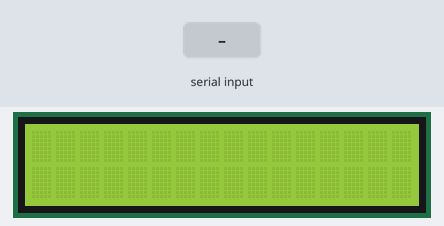
Simulated run of this sketch. Board: ESP32. Parts: 16×2 character LCD. The inputs (shaded band) are chosen by the test bench. Nothing arrives over Bluetooth unless stated.

Above: at 1.2 s.
1.3 s: "1\n" received over the second serial link
At 1.9 s:
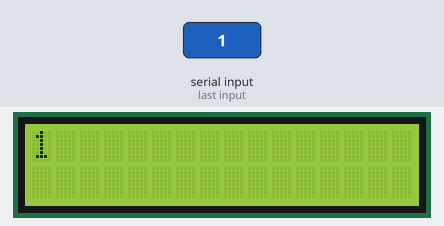
2.8 s: "0\n" received over the second serial link
At 4.2 s:
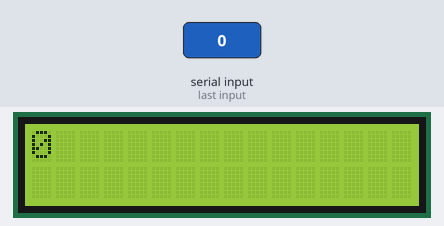
Timing chart, 0 to 5.8 s (numbered marks = the images above; inputs shaded):
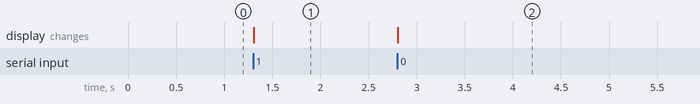

The sketch:

LCD_AI.ino
```cpp
#include <Wire.h>
#include <LiquidCrystal_I2C.h>
#include "BluetoothSerial.h"

#if !defined(CONFIG_BT_ENABLED) || !defined(CONFIG_BLUEDROID_ENABLED)
#error Bluetooth is not enabled! Please run `make menuconfig` to and enable it
#endif

BluetoothSerial SerialBT;
LiquidCrystal_I2C lcd(0x27, 16, 2);

void setup() {
  Serial.begin(115200);
  SerialBT.begin("AI Camera");
  lcd.begin();
  lcd.backlight();
}

void loop() {
  if(Serial.available()){
    SerialBT.write(Serial.read());
  }
  if(SerialBT.available()){
    String strData = SerialBT.readStringUntil('\n'); //뒤에 널문자 올 때까지 읽기
    strData.trim(); //공백 제거
    lcd.clear();
    lcd.setCursor(0, 0);
    lcd.print(strData);
  }
}
```

Measured:
- after the input at 1.3 s, the display: changes at once (image 1)
- after the input at 2.8 s, the display: changes at once (image 2)
